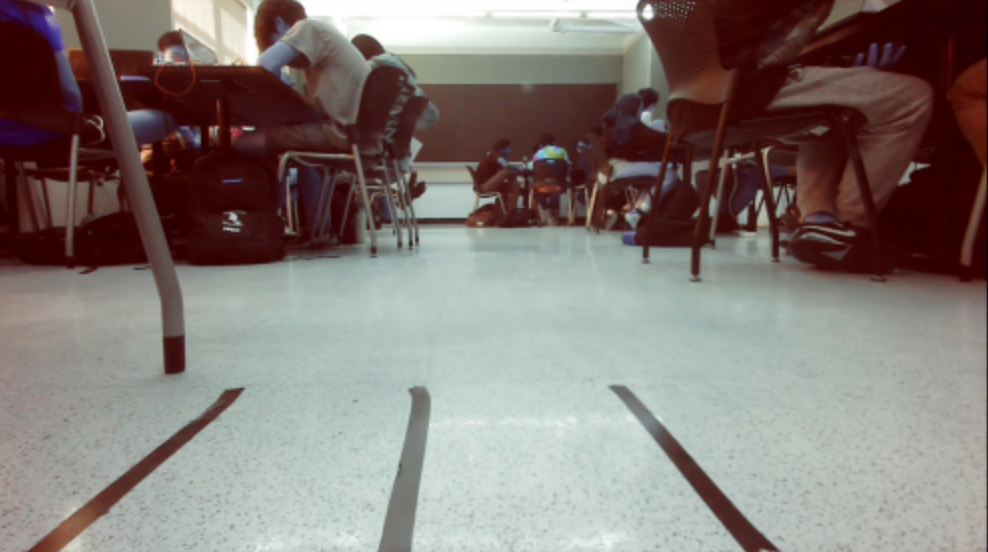
#> input picture img.png, 988 x 552 px
$ jupyter execute network_stream_capture_notebook.ipynb
#> lines starting #> are read from the running program, lines starting #| are printed output that depends on the picture; after the words box and inside, x2 and y2 are one past the last pixel; in counts of white or black regions, pixels touching at a corner belong together
### lane_detection.py
import cv2
import numpy as np
import matplotlib.pyplot as plt

def get_array_x_int(elem):
    return elem[1]

def detect_lines(img, threshold1=50, threshold2=150, apertureSize=3,minLineLength=100,maxLineGap=10):

    img = cv2.GaussianBlur(img, (9, 9), 0)
    gray = cv2.cvtColor(img, cv2.COLOR_BGR2GRAY) # convert to grayscale
    _,bw = cv2.threshold(gray, 80, 255, cv2.THRESH_BINARY)

    edges = cv2.Canny(bw, threshold1, threshold2, apertureSize) # detect edges
    lines = cv2.HoughLinesP(
                    edges,
                    rho=1,
                    theta=np.pi/180,
                    threshold =100,
                    minLineLength=minLineLength,
                    maxLineGap=maxLineGap,
            ) # detect lines
    return lines

# [30 lines left out: functions draw_lines, get_slopes_intercepts, not called in this run]

def detect_lanes(lines, screen_height):

    #MERGE LINES
    lanes = []

    for line in lines:
        if type(line) != None:

            #print(line[0])
            x1, y1, x2, y2 = line[0]
            deltaY = y2 - y1
            if x2 == x1:
                slope = None
                xInt = x1
            else:
                slope = (y2 - y1)/(x2 - x1)
                if y2 == y1:
                    xInt = None
                else:
                    xInt = (screen_height - y1)/slope + x1
            if slope != None and xInt != None and deltaY != 0:
                lanes.append([slope, xInt, x1, y1, x2, y2])

    cleanedLines = []
    for line in lanes:
        canAdd = True
        for cleanedLine in cleanedLines:
            if abs(cleanedLine[0] - line[0]) < 0.5:
                canAdd = False

        if canAdd:
            cleanedLines.append(line)
    # DONE MERGING LINES
    #------
    # DELETE LINES NOT PART OF A LANE

    sorted_lines = cleanedLines
    sorted_lines.sort(key=get_array_x_int)
    if len(sorted_lines) > 2:
        oneToZero = sorted_lines[1][1] - sorted_lines[0][1]
        twoToOne = sorted_lines[2][1] - sorted_lines[1][1]

        if(twoToOne < oneToZero):
            sorted_lines.pop(0)
        if len(sorted_lines) % 2 != 0:
            sorted_lines.pop(len(sorted_lines) - 1)
    # DONE DELETING LINES NOT IN LANE
    #------
    #PAIR LINES

    pairs = []
    if len(sorted_lines) >= 2:
        #pair
        for i in range(0,len(sorted_lines)-1, 2):
            pairs.append([sorted_lines[i],sorted_lines[i+1]])
    #print(pairs)

    if len(pairs) > 0:
        if len(pairs) % 2 == 0:
            center_lane = pairs[int((len(pairs))/2) -1]
        else:
            center_lane = pairs[int((len(pairs) + 1)/2) - 1]
        #print(center_lane)
    else:
        return []


    return center_lane

def draw_lanes(img, lanes):
    temp_img = img

    for line in lanes:
        if type(line) == None:
            return img
        x1 = line[2]#USING CONVENTION FROM DETECT_LANES
        y1 =line[3]
        x2 = line[4]
        y2 =line[5]
        cv2.line(temp_img, (x1, y1), (x2, y2), (0, 255, 0), 2)
    return temp_img

### lane_following.py
from numpy import sign
import cv2

directions = {
    -1 : "right",
    1: "left",
    0 : "forward"

}

strafe = {
    -1 : "right",
    1: "left",
    0 : "forward"

}


def get_lane_center(lane):

    if len(lane) == 2:
        center = (lane[0][1] + lane[1][1])/2
        slope = (1/((1/lane[0][0] + 1/lane[1][0])/2))

        return (center, slope)

    return (0,0)

def get_center_line(center, slope, screen_height):
    if slope == 0:
        return [0,0,0, 0, 0, 0]
    topX = ((-1 * screen_height) + slope * center)/slope
    return [0,0,topX, 0, center, screen_height]

def draw_center(img, line):
    temp_img = img
    x1 = int(line[2])
    y1 =int(line[3])
    x2 = int(line[4])
    y2 =int(line[5])
    cv2.line(temp_img, (x1, y1), (x2, y2), (0, 255, 0), 2)
    return temp_img

# [9 lines left out: function recommend_direction, not called in this run]


### network_stream_capture_notebook.ipynb
[cell 1]
import cv2
from matplotlib import pyplot as plt
import lane_detection
import lane_following

[cell 2]
IP_ADDRESS = "192.168.1.102"

[cell 3]
# [19 lines of commented-out code are left out]

[cell 4]
img = cv2.imread('img.png')
#> img is the input picture: shape (552, 988, 3); mean B, G, R 118.4, 122.3, 132

[cell 5]
type(img)

[cell 6]
plt.imshow(img)

[cell 7]
temp_img = img.copy()[int(img.shape[0] / 2):]
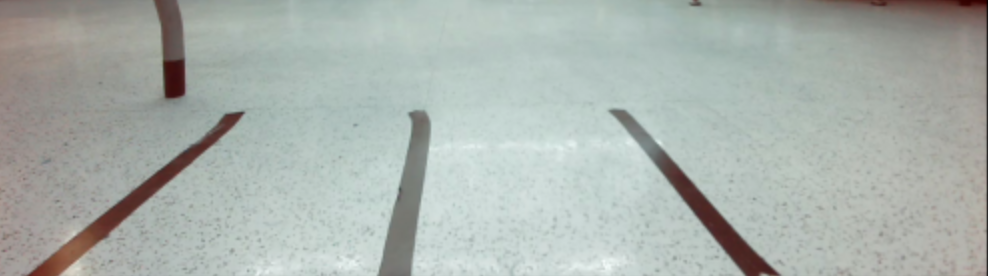
#> temp_img: shape (276, 988, 3); mean B, G, R 173.3, 178.3, 170.7

lines = lane_detection.detect_lines(temp_img, 50, 50, 3, 50, 50)
#> in detect_lines, `gray = cv2.cvtColor(img, cv2.COLOR_BGR2GRAY)`:
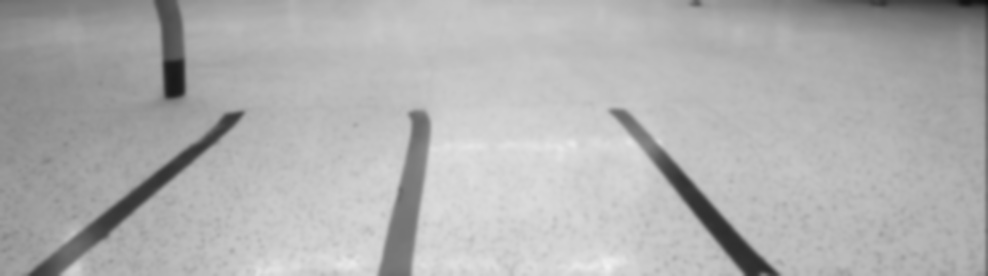
#> gray: shape (276, 988); min 13, max 240, mean 175.5
#> in detect_lines, `_,bw = cv2.threshold(gray, 80, 255, cv2.THRESH_BINARY)`:
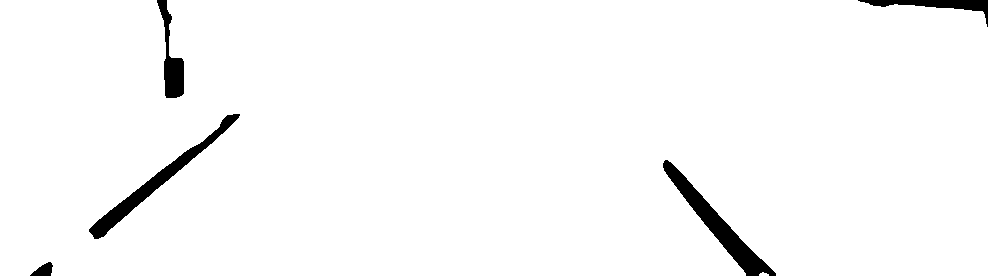
#> bw: shape (276, 988); 97.5% white; 5 black regions, box (x1, y1, x2, y2) and area: (663, 160, 776, 276) 2433, (89, 114, 240, 239) 2115, (157, 0, 184, 98) 1094, (858, 0, 988, 27) 937, (30, 262, 53, 276) 195
#> in detect_lines, `edges = cv2.Canny(bw, threshold1, threshold2, apertureSize)`:
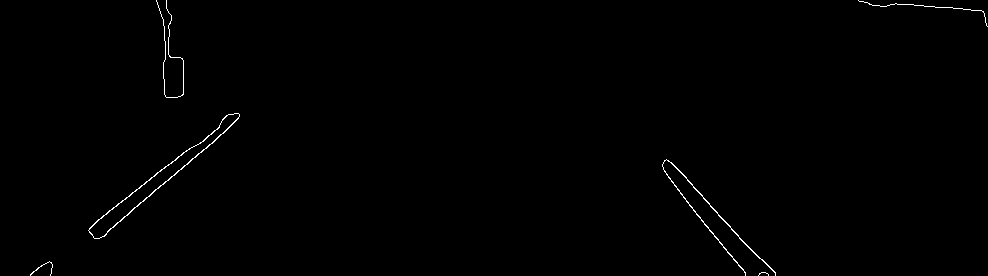
#> edges: shape (276, 988); 0.48% white in thin lines or dots
#> in detect_lines, `lines = cv2.HoughLinesP( edges, rho=1, theta=np.pi/180, threshold =100..`: lines = [[98, 238, 223, 133], [96, 221, 234, 113]]
#> lines = [[98, 238, 223, 133], [96, 221, 234, 113]]
lanes = lane_detection.detect_lanes(lines, temp_img.shape[0])
#> the loop in detect_lanes, `for line in lines:` made 2 passes
#> (x1, y1, x2, y2, deltaY, slope, xInt) on passes 1 to 2: (98, 238, 223, 133, -105, -0.84, 52.76), (96, 221, 234, 113, -108, -0.783, 25.72)
#> after the loop in detect_lanes, `for line in lines:`: lanes = [[-0.84, 52.76, 98, 238, 223, 133], [-0.783, 25.72, 96, 221, 234, 113]]
#> the loop in detect_lanes, `for line in lanes:` made 2 passes
#> after the loop in detect_lanes, `for line in lanes:`: cleanedLines = [[-0.84, 52.76, 98, 238, 223, 133]]
#> lanes = []
img = lane_detection.draw_lanes(temp_img, lanes)


center = lane_following.get_lane_center(lanes)
#> center = (0, 0)
cen = lane_following.get_center_line(center[0], center[1], temp_img.shape[0])
#> cen = [0, 0, 0, 0, 0, 0]

plt.imshow(cv2.cvtColor(lane_following.draw_center(img, cen), cv2.COLOR_BGR2RGB))
#> in draw_center, `x1 = int(line[2])`: x1 = 0
#> in draw_center, `cv2.line(temp_img, (x1, y1), (x2, y2), (0, 255, 0), 2)`: temp_img: shape (276, 988, 3); under 0.01% of pixels changed, all inside (x1, y1, x2, y2) = (0, 0, 2, 2)
# [5 lines of commented-out code are left out]

$ run again, with image.jpg saved as img.png
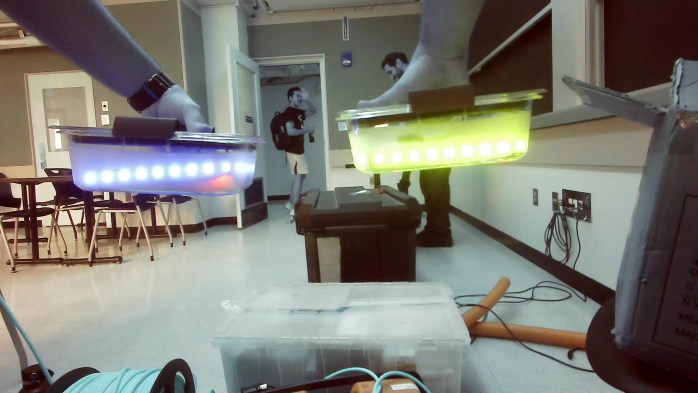
#> input picture image.jpg, 1396 x 786 px (shown at 1/2 size)
#> img is the input picture: shape (786, 1396, 3); mean B, G, R 113.5, 121.3, 122
#> img: shape (393, 1396, 3)
#> in detect_lines, `_,bw = cv2.threshold(gray, 80, 255, cv2.THRESH_BINARY)`:
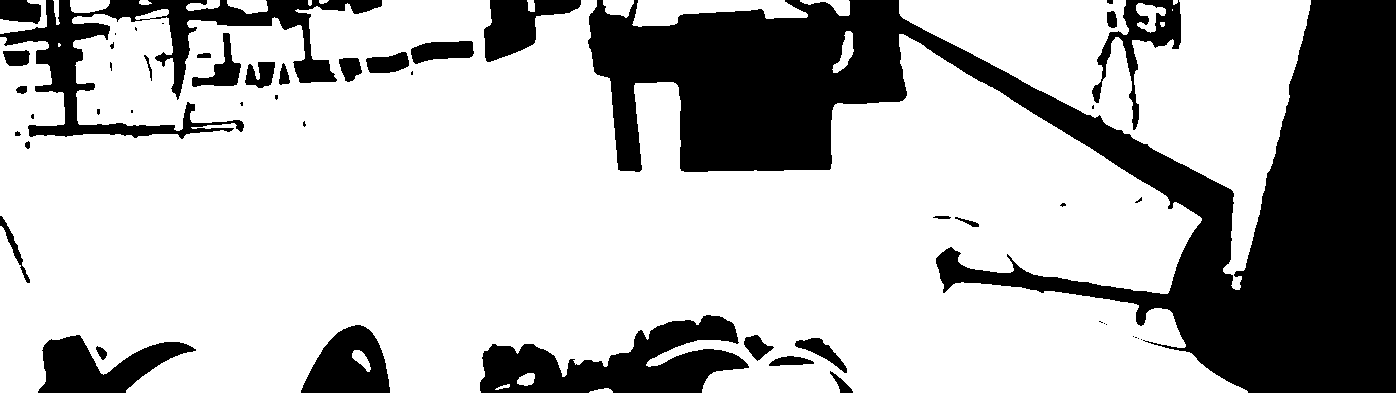
#> bw: shape (393, 1396); 71.2% white; 52 black regions (22 under 20 px), largest, box (x1, y1, x2, y2) and area: (588, 0, 1396, 393) 111497, (0, 0, 382, 139) 12824, (480, 315, 749, 393) 11243
#> edges: shape (393, 1396); 1.8% white in thin lines or dots
#> in detect_lines, `lines = cv2.HoughLinesP( edges, rho=1, theta=np.pi/180, threshold =100..`: lines = [[991, 86, 1250, 248], [717, 11, 898, 8], [1240, 288, 1309, 10], [634, 171, 830, 168], [555, 13, 680, 15], [953, 44, 1156, 151], [542, 14, 635, 12], [899, 62, 981, 59], [169, 25, 308, 25], [8, 65, 505, 56], [171, 87, 353, 80]]
#> the loop in detect_lanes, `for line in lines:` made 11 passes
#> (x1, y1, x2, y2, deltaY, slope, xInt) on passes 1 to 8: (991, 86, 1250, 248, 162, 0.625, 1481.8), (717, 11, 898, 8, -3, -0.0166, -22330.3), (1240, 288, 1309, 10, -278, -4.03, 1213.9), (634, 171, 830, 168, -3, -0.0153, -13870), (555, 13, 680, 15, 2, 0.016, 24305), (953, 44, 1156, 151, 107, 0.527, 1615.1), (542, 14, 635, 12, -2, -0.0215, -17081.5), (899, 62, 981, 59, -3, -0.0366, -8148.3)
#> after the loop in detect_lanes, `for line in lines:`: lanes = 10 items
#> the loop in detect_lanes, `for line in lanes:` made 10 passes
#> line on passes 1 to 8: [0.625, 1481.8, 991, 86, 1250, 248], [-0.0166, -22330.3, 717, 11, 898, 8], [-4.03, 1213.9, 1240, 288, 1309, 10], [-0.0153, -13870, 634, 171, 830, 168], [0.016, 24305, 555, 13, 680, 15], [0.527, 1615.1, 953, 44, 1156, 151], [-0.0215, -17081.5, 542, 14, 635, 12], [-0.0366, -8148.3, 899, 62, 981, 59]
#> after the loop in detect_lanes, `for line in lanes:`: cleanedLines = [[0.625, 1481.8, 991, 86, 1250, 248], [-0.0166, -22330.3, 717, 11, 898, 8], [-4.03, 1213.9, 1240, 288, 1309, 10]]
#> sorted_lines has the same summary as cleanedLines
#> oneToZero = 23544.3
#> twoToOne = 267.9
#> the loop in detect_lanes, `for i in range(0,len(sorted_lines)-1, 2):` made 1 pass
#> after the loop in detect_lanes, `for i in range(0,len(sorted_lines)-1, 2):`: pairs = [[[-4.03, 1213.9, 1240, 288, 1309, 10], [0.625, 1481.8, 991, 86, 1250, 248]]]
#> center_lane = [[-4.03, 1213.9, 1240, 288, 1309, 10], [0.625, 1481.8, 991, 86, 1250, 248]]
#> `lanes = lane_detection.detect_lanes(lines, temp_img.shape[0])`: lanes has the same summary as center_lane in detect_lanes
#> the loop in draw_lanes, `for line in lanes:` made 2 passes
#> (line, x1, y1, x2, y2) on passes 1 to 2: ([-4.03, 1213.9, 1240, 288, 1309, 10], 1240, 288, 1309, 10), ([0.625, 1481.8, 991, 86, 1250, 248], 991, 86, 1250, 248)
#> in get_lane_center, `center = (lane[0][1] + lane[1][1])/2`: center = 1347.9
#> in get_lane_center, `slope = (1/((1/lane[0][0] + 1/lane[1][0])/2))`: slope = 1.48
#> `center = lane_following.get_lane_center(lanes)`: center = (1347.9, 1.48)
#> topX = 1082.5
#> cen = [0, 0, 1082.5, 0, 1347.9, 393]
#> in draw_center, `x1 = int(line[2])`: x1 = 1082
#> in draw_center, `y1 =int(line[3])`: y1 = 0
#> in draw_center, `x2 = int(line[4])`: x2 = 1347
#> in draw_center, `y2 =int(line[5])`: y2 = 393
#> in draw_center, `cv2.line(temp_img, (x1, y1), (x2, y2), (0, 255, 0), 2)`:
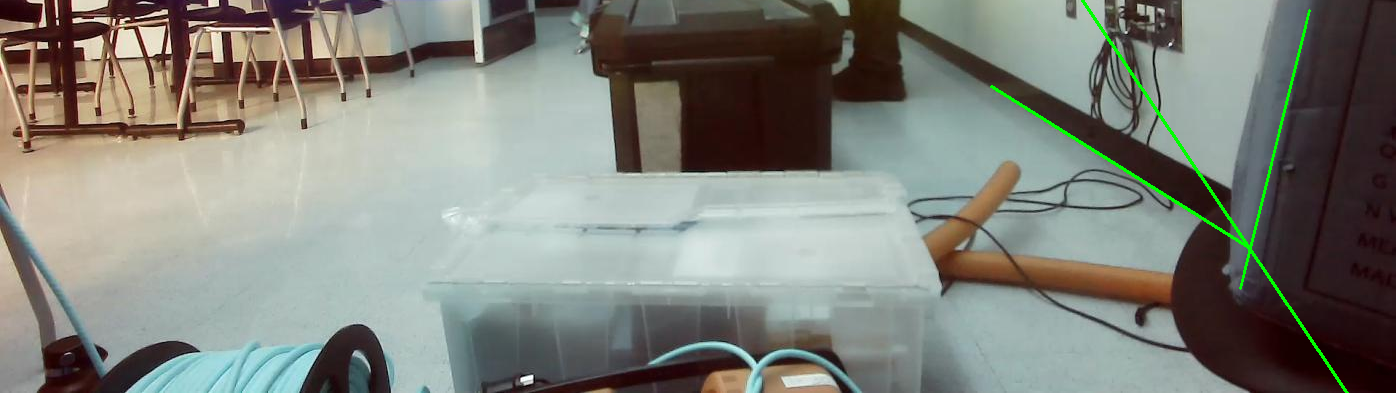
#> temp_img: shape (393, 1396, 3); mean B, G, R 122.6, 130.1, 127.8
